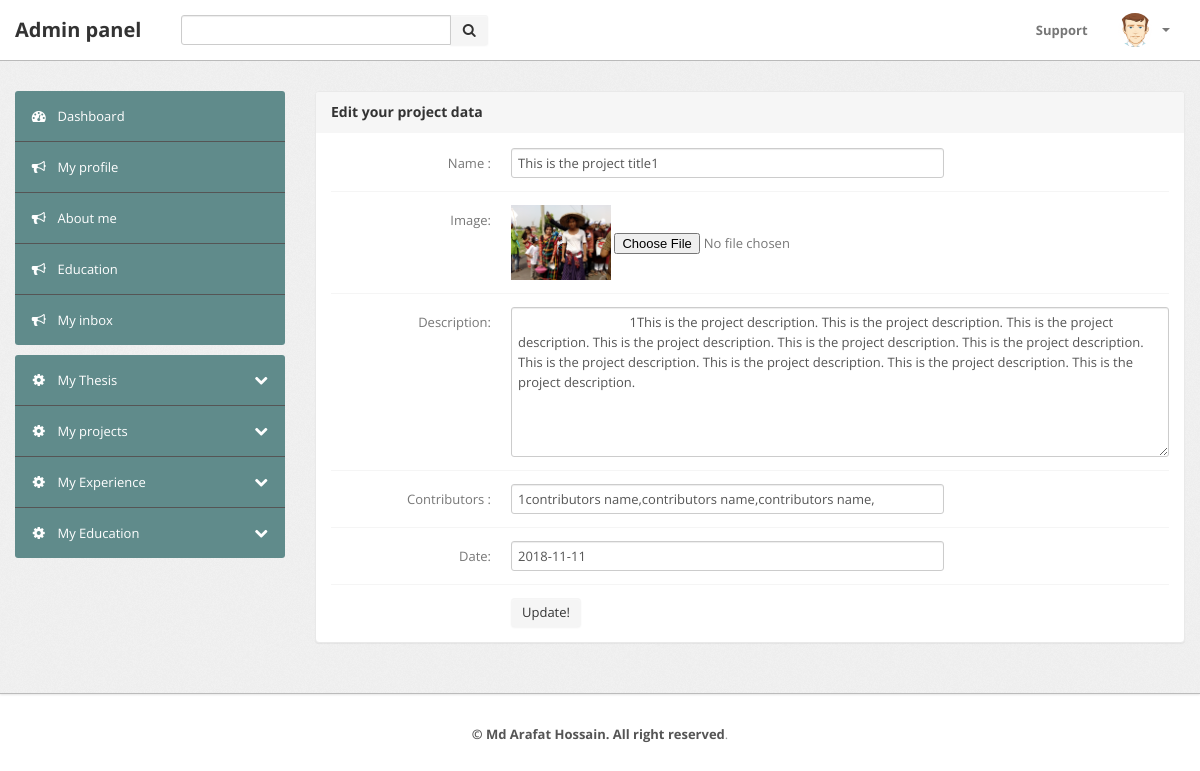
Page /website/admin/editproject.php?editId=1 (signed in) on the committed database.
### tables this page shows
CREATE TABLE `project` (
  `id` int(11) NOT NULL,
  `title` varchar(255) NOT NULL,
  `image` varchar(255) NOT NULL,
  `description` text NOT NULL,
  `contributors` varchar(255) NOT NULL,
  `dat` date NOT NULL
);

### website/admin/lib/Database.php (called while the page is built, shortened)
<?php
Class Database{
	public $host   = DB_HOST;
	public $user   = DB_USER;
	public $pass   = DB_PASS;
	public $dbname = DB_NAME;
	public $link;
	private function connectDB(){
	$this->link = new mysqli($this->host, $this->user, $this->pass, $this->dbname);
 }
	public function select($query){
		$result = $this->link->query($query) or die($this->link->error.__LINE__);
		if($result->num_rows > 0){
			return $result;
		} else {
			return false;
		}
	}
}

### website/admin/editproject.php (the view, shortened to what this page needs)
<?php include 'inc/header.php'; ?>
<?php include 'inc/sidebar.php'; ?>
<?php
    if(!isset($_GET['editId']) || $_GET['editId']==NULL){
        echo "<script>location.href = 'listproject.php';</script>";
    }else{
        $editId = $_GET['editId'];
    }
?>
    <div class="span9">
        <div class="content">
        <div class="module">
            <div class="module-head">
                <h3>Edit your project data</h3>
            </div>
            <div class="module-body">
            <?php
                $querySelect = "SELECT * FROM project WHERE id='$editId'";
                $data = $db->select($querySelect);
                if($data){
                    while($result = $data->fetch_assoc()){
            ?>
                <form class="form-horizontal row-fluid" action="" method="post" enctype="multipart/form-data">
                    <div class="control-group">
                        <label class="control-label" for="basicinput">Name : </label>
                        <div class="controls">
                            <input type="text" id="name" name="title" value="<?php echo $result['title']; ?>" class="span8">
                        </div>
                    </div>
                    <div class="control-group">
                        <label class="control-label" for="basicinput">Image: </label>
                        <div class="controls">
                            <img src="<?php echo $result['image']; ?>" width="100px" height="80px" />
                            <input type="file" name="image"/>
                        </div>
                    </div>
                    <div class="control-group">
                        <label class="control-label" for="basicinput">Description: </label>
                        <div class="controls">
                            <textarea class="span12" rows="7" name="description">
                                <?php echo $result['description']; ?>
                            </textarea>
                        </div>
                    </div>
                    <div class="control-group">
                        <label class="control-label" for="basicinput">Contributors : </label>
                        <div class="controls">
                            <input type="text" id="batch" name="contributors" value="<?php echo $result['contributors']; ?>" class="span8">
                        </div>
                    </div>
                    <div class="control-group">
                        <label class="control-label" for="basicinput">Date: </label>
                        <div class="controls">
                            <input type="text" id="year" name="dat" value="<?php echo $result['dat']; ?>" class="span8">
                        </div>
                    </div>
                    <div class="control-group">
                        <div class="controls">
                            <button type="submit" name="submit" class="btn">Update!</button>
                        </div>
                    </div>
                </form>
            <?php } } ?>
            </div>
        </div>
        </div>
    </div>
<?php include 'inc/footer.php'; ?>

### website/admin/css/theme.css (style rules this page uses)
body { font-size: 13px; font-family: 'Open Sans', Arial, sans-serif; background: #fff; color: #777 }
h1, h2, h3, h4, h5, h6 { color: #333; margin-top: 0 }
h3 { font-size: 20px }
form { margin: 0 }
select, textarea, input[type="text"], input[type="password"], input[type="datetime"], input[type="datetime-local"], input[type="date"], input[type="month"], input[type="time"], input[type="week"], input[type="number"], input[type="email"], input[type="url"], input[type="search"], input[type="tel"], input[type="color"], .uneditable-input, label, input, button, select, textarea { -webkit-border-radius: 3px; -moz-border-radius: 3px; border-radius: 3px; font-size: 13px; font-family: 'Open Sans', Tahoma, Arial, sans-serif }
.module { background: #fff; -webkit-border-radius: 3px; -moz-border-radius: 3px; border-radius: 3px; border: 1px solid #ccc; border-bottom-color: #bbb; -webkit-box-shadow: 0 0 1px rgba(0,0,0,0.2); -moz-box-shadow: 0 0 1px rgba(0,0,0,0.2); box-shadow: 0 0 1px rgba(0,0,0,0.2); margin-bottom: 30px }
.form-horizontal .control-group, .form-vertical .control-group { margin-bottom: 0 }
.form-horizontal .control-group+.control-group, .form-vertical .control-group+.control-group { margin-top: 13px; padding-top: 13px; border-top: 1px solid #f5f5f5 }
.btn, .btn-box { -webkit-border-radius: 3px; -moz-border-radius: 3px; border-radius: 3px }
.btn { font-size: 13px; font-weight: 600 }
.btn { display: inline-block; margin-bottom: 0; font-weight: 400; text-align: center; vertical-align: middle; cursor: pointer; background-image: none; border: 1px solid transparent; white-space: nowrap; padding: 4px 10px; font-size: 13px; line-height: 1.42857; border-radius: 4px; -webkit-user-select: none; -moz-user-select: none; -ms-user-select: none; user-select: none }
.module { box-shadow: 0 0 3px rgba(0,0,0,.1); border-color: #e9e9e9; margin-bottom: 20px; background-color: #fff; border-radius: 4px; -webkit-box-shadow: 0 1px 1px rgba(0,0,0,.05); box-shadow: 0 1px 1px rgba(0,0,0,.05); }
.module-head { color: #767676; background-color: #f6f6f6; border-color: #e9e9e9; padding: 10px 15px; border-bottom: 1px solid transparent; border-top-right-radius: 3px; border-top-left-radius: 3px; }
.module-head h3 { font-size: 14px; line-height: 20px; height: 20px; margin: 0 }
.module-body { padding: 15px }

### rows in the picture
project: title "This is the project title1", image (picture), description "1This is the project description. This is the project description. This is the project description. This is the project description. This is the project description. This is the project description. This is the project description. This is the project description. This is the project description. This is the project description.", contributors "1contributors name,contributors name,contributors name,", dat "2018-11-11"
